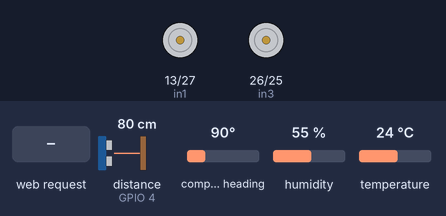
This sketch was run on a simulated ESP32. Shown: motor-driver pin pairs drawn as motors (green arrow = first pin HIGH = forward, orange = second pin HIGH = backward, longer = more drive). Inputs (shaded band) come from the test bench; at power-on: distance to the obstacle (sensor on GPIO 4) 80 cm, compass heading 90°, humidity 55 %, temperature 24 °C. The echo pulse lasts 58.3 µs per cm; WiFi joins after 1.5 s; servers stay silent unless stated; what the sketch prints to the serial monitor is not drawn.

Above: at 2.7 s.
2.8 s: HTTP request GET /s received
At 5.1 s:
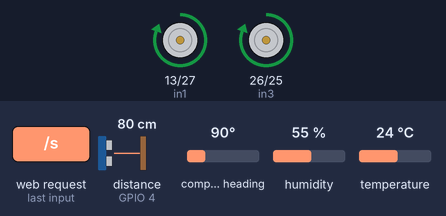
Timing chart, 0 to 6.6 s (numbered marks = the images above; inputs shaded):
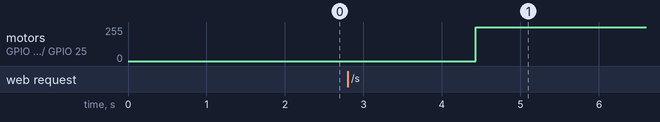

The sketch:

Complete.ino
```cpp
#include <WiFi.h>
#include <DHT.h>
#include <Wire.h>
#include <QMC5883L.h>
#include <ThingSpeak.h>

QMC5883L compass;

// ------------------------------------------- Wifi -------------------------------------
WiFiClient client;
WiFiClient client1;
WiFiServer server(80);

const char* ssid = "Micromax HS2";
const char* password = "Micromax";
String  data = "";

// ----------------------------------------- Turbidity ----------------------------------
#define TurbiditySensorPin 33
// -------------------------------------------- pH --------------------------------------
#define pH_pin 35
// --------------------------------------- Dissolved Oxygen -----------------------------
#define DO_pin 32
// -------------------------------------------- TDS -------------------------------------
#define TdsSensorPin 34
// ------------------------------------------ DHT-11 ------------------------------------
#define DHTTYPE DHT11
int dht_pin = 19;
DHT dht(dht_pin, DHTTYPE);
// ------------------------------------------- Sonar-------------------------------------
#define trigPin 2
#define echoPin 4
int distance;
float duration;
// ---------------------------------------- Motor Driver --------------------------------
#define in1 13
#define in2 27
#define in3 26
#define in4 25
// #define ena 13
// #define enb 25

unsigned long myChannelNumber = 2026413;
const char * myWriteAPIKey = "D4YLF7GRZZPJ47R0";


void setup() {
  // put your setup code here, to run once:
    Serial.begin(115200);
    delay(10);

    // We start by connecting to a WiFi network

    Serial.println();
    Serial.println();
    Serial.print("Connecting to ");
    Serial.println(ssid);

    WiFi.begin(ssid, password);

    while (WiFi.status() != WL_CONNECTED) {
        delay(500);
        Serial.print(".");
    }
  Serial.println(WiFi.localIP());

  server.begin();

      // tds
  pinMode(TdsSensorPin,INPUT);

  // turbidity
  pinMode(TurbiditySensorPin,INPUT);

  // dht-11
  pinMode(dht_pin, INPUT);
  dht.begin();

  // pH
  pinMode(pH_pin, INPUT);

  // DO
  pinMode(DO_pin, INPUT);

  // QMC5883L
  compass.init();
  Wire.begin();

  // Sonar
  pinMode(trigPin, OUTPUT);
  pinMode(echoPin, INPUT);

  // Motor Driver
  pinMode(in1, OUTPUT);
  pinMode(in2, OUTPUT);
  pinMode(in3, OUTPUT);
  pinMode(in4, OUTPUT);
  // pinMode(ena, OUTPUT);
  // pinMode(enb, OUTPUT);

  // ThingSpeak
  ThingSpeak.begin(client1);

}

void loop() {

  client = server.available();
    if (!client)
    {
      return;
    }
    data = checkClient ();
    String dataVal = data.substring(1, data.length());
    String rt = data.substring(0, 1);
    Serial.println(rt);

  // put your main code here, to run repeatedly:
  int x,y,z;
  compass.read(&x,&y,&z);

 // Calculate heading when the magnetometer is level, then correct for signs of axis.
  // Atan2() automatically check the correct formula taking care of the quadrant you are in
  float heading = atan2(y, x);

  float declinationAngle = 0.0404;
  heading += declinationAngle;
  // Find yours here: http://www.magnetic-declination.com/

   // Correct for when signs are reversed.
  if(heading < 0)
    heading += 2*PI;

  // Check for wrap due to addition of declination.
  if(heading > 2*PI)
    heading -= 2*PI;

  // Convert radians to degrees for readability.
  float headingDegrees = heading * 180/M_PI;


  Serial.print("x: ");
  Serial.print(x);
  Serial.print("    y: ");
  Serial.print(y);
  Serial.print("    z: ");
  Serial.print(z);
  Serial.print("    heading: ");
  Serial.print(heading);
  Serial.print("    Radius: ");
  Serial.print(headingDegrees);
  Serial.println();
  delay(100);

  int turbidity_sensorValue = analogRead(TurbiditySensorPin);
  float turbidity = map(turbidity_sensorValue, 0, 4096, 10, 0);
  Serial.print("Turbidity:");
  Serial.println(turbidity);
  ThingSpeak.writeField(myChannelNumber, 4, turbidity, myWriteAPIKey);

  int pH_voltage = analogRead(pH_pin);
  float pH = map(pH_voltage, 0, 4096, 0, 14)/2;
  Serial.print("pH: ");
  Serial.println(pH);
  ThingSpeak.writeField(myChannelNumber, 3, pH, myWriteAPIKey);

  int temp = dht.readTemperature();
  Serial.print("Temperature: ");
  Serial.println(temp);
  ThingSpeak.writeField(myChannelNumber, 1, temp, myWriteAPIKey);

  int DO_analog = analogRead(DO_pin);
  float DO_sat = map(temp, 0, 47, 14.6, 5.79);
  float DO_value = map(DO_analog, 0, 4096, 0, DO_sat);
  Serial.print("DO: ");
  Serial.println(DO_value);
  ThingSpeak.writeField(myChannelNumber, 2, DO_value, myWriteAPIKey);

  int tds_reading = analogRead(TdsSensorPin);
  int tds = map(tds_reading, 0, 4096, 0, 1000);
  Serial.print("TDS: ");
  Serial.println(tds_reading);
  ThingSpeak.writeField(myChannelNumber, 5, tds_reading, myWriteAPIKey);

  digitalWrite(trigPin, LOW);
  delayMicroseconds(2);
  // Sets the trigPin on HIGH state for 10 micro seconds
  digitalWrite(trigPin, HIGH);
  delayMicroseconds(10);
  digitalWrite(trigPin, LOW);
  // Reads the echoPin, returns the sound wave travel time in microseconds
  duration = pulseIn(echoPin, HIGH);
  // Calculating the distance
  distance = duration * 0.034 / 2;
  // Prints the distance on the Serial Monitor
  Serial.print("Distance: ");
  Serial.println(distance);


  if (rt = "f") {
    forward();
    Serial.println("Moving Forward");
  }

  else if (rt = "b") {
    backward();
    Serial.println("Moving Backwards");
  }

  else if (rt = "l") {
    left();
    Serial.println("Moving Left");
  }

  else if (rt = "r") {
    right();
    Serial.println("Moving Right");
  }

  else if (rt == "s") {
    stop();
    Serial.println("Stop");
  }

}

String checkClient (void)
{
  while (!client.available())
  {
    delay(1);
    Serial.print("...");
  }
  String request = client.readStringUntil('\r');
  //request.body();
  //  Serial.println(request);
    request.remove(0, 5);
    //Serial.println(request);
    request.remove(request.length()-9,9);
  return request;
}

void forward() {
  // analogWrite(ena, 255);
  // analogWrite(enb, 255);

  digitalWrite(in1, HIGH);
  digitalWrite(in2, LOW);
  digitalWrite(in3, HIGH);
  digitalWrite(in4, LOW);
}

void backward() {
  // analogWrite(ena, 255);
  // analogWrite(enb, 255);

  digitalWrite(in1, LOW);
  digitalWrite(in2, HIGH);
  digitalWrite(in3, LOW);
  digitalWrite(in4, HIGH);
}

void left() {
  // analogWrite(ena, 255);
  // analogWrite(enb, 255);

  digitalWrite(in1, HIGH);
  digitalWrite(in2, LOW);
  digitalWrite(in3, LOW);
  digitalWrite(in4, HIGH);
}

void right() {
  // analogWrite(ena, 255);
  // analogWrite(enb, 255);

  digitalWrite(in1, LOW);
  digitalWrite(in2, HIGH);
  digitalWrite(in3, HIGH);
  digitalWrite(in4, LOW);
}

void stop() {
  // analogWrite(ena, 0);
  // analogWrite(enb, 0);

  digitalWrite(in1, LOW);
  digitalWrite(in2, LOW);
  digitalWrite(in3, LOW);
  digitalWrite(in4, LOW);
}
```

Measured:
- after the input at 2.8 s, motor on GPIO 13 (in1) / GPIO 27 (in2), motor on GPIO 26 (in3) / GPIO 25 (in4): stopped → forward 255/255 after 1.6 s
